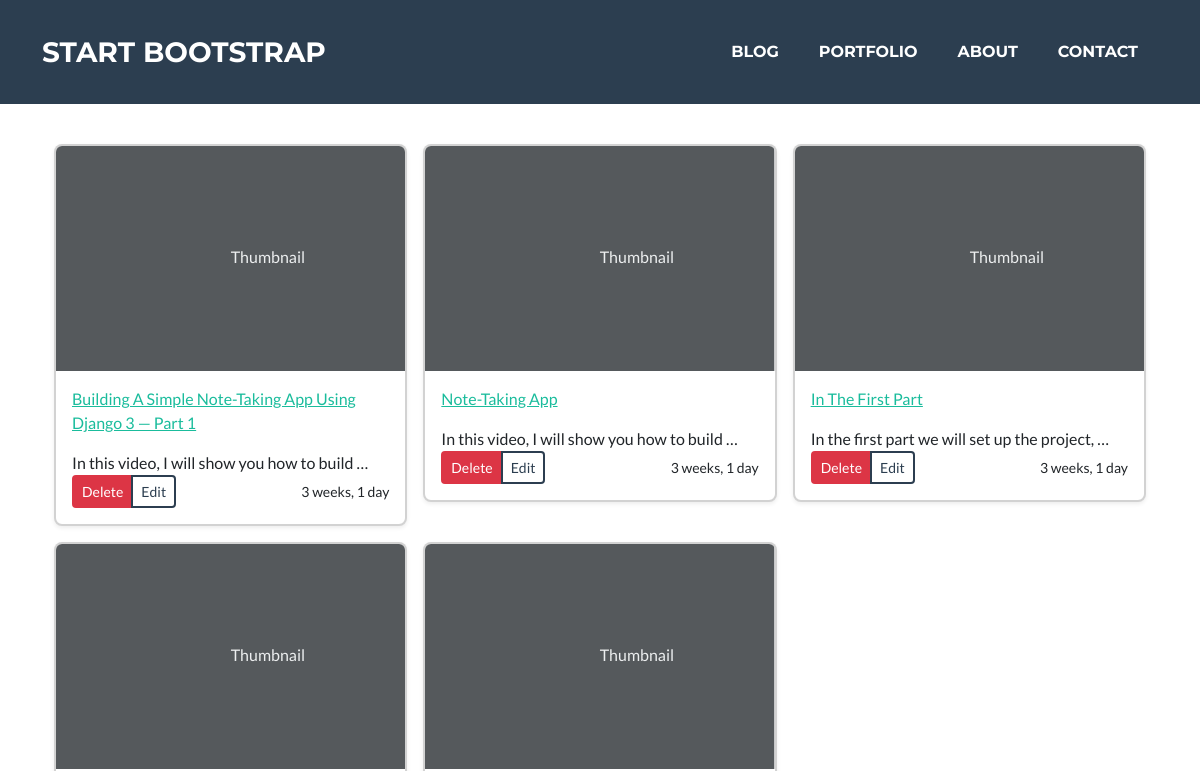
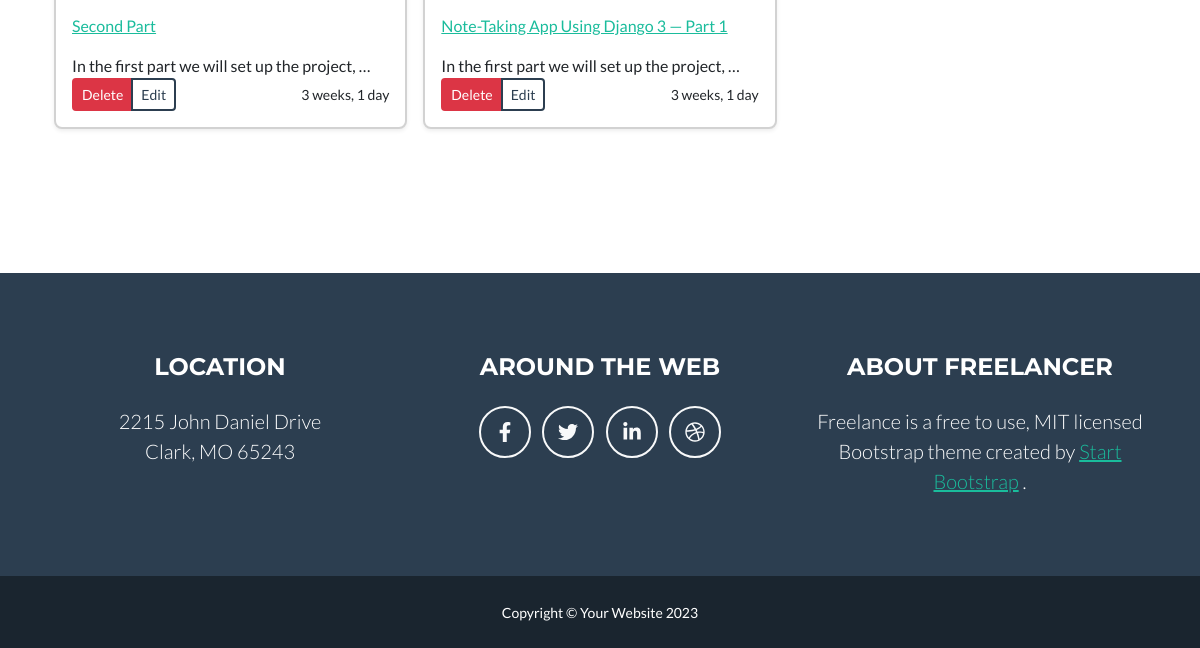
The page /blog/ on the database as committed earlier (2 pictures, top to bottom).
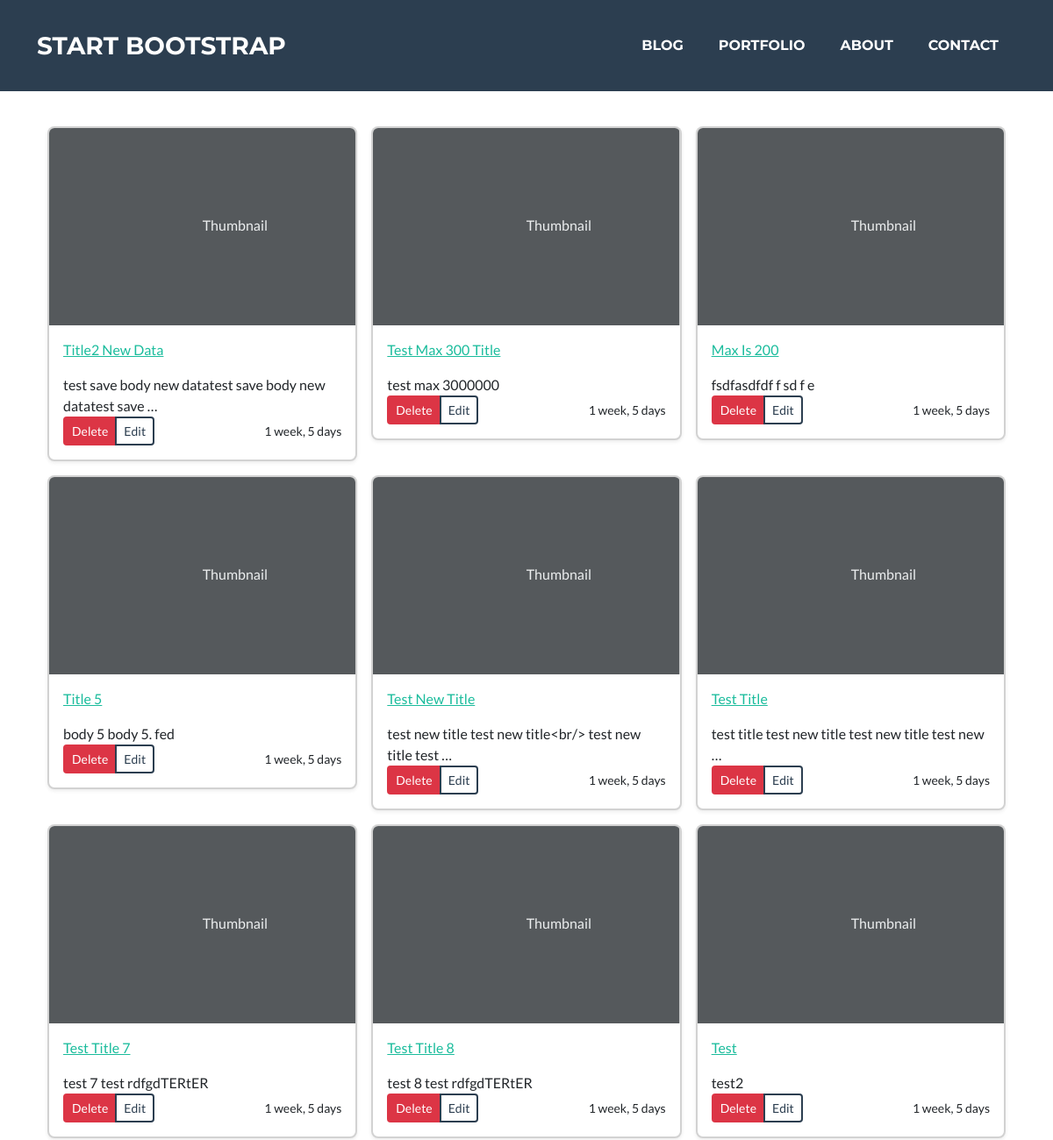
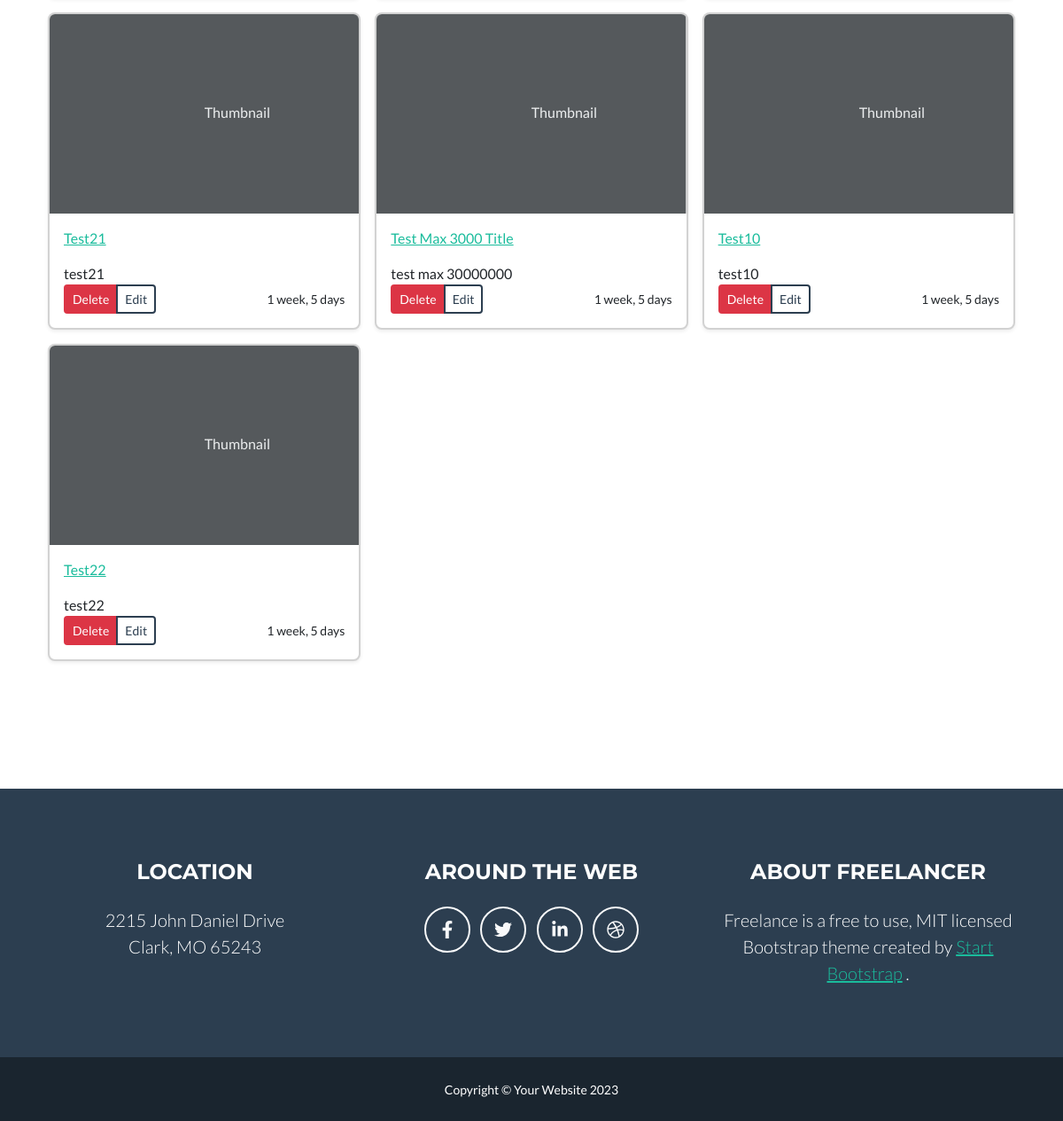
The same page on the database as committed later (2 pictures, top to bottom).
### post/models.py (models this page shows)
class Post(models.Model):
    title = models.CharField(max_length=200)
    body = models.TextField()
    created = models.DateTimeField(default=datetime.now(),)

### post/views.py (the view)
# urls.py: path('', views.blog_page, name="blog"),
def blog_page(request):
    data = Post.objects.all()
    user = 'admin'
    return render(request, 'post/blog.html', {'posts': data,'user': user})

### post/templates/post/blog.html (shortened to what this page needs)
{% extends 'index.html' %}
{% block content %}
  <div class="album py-5 bg-body-tertiary">
    <div class="container">
      <div class="row row-cols-1 row-cols-sm-2 row-cols-md-3 g-3">
        {% for post in posts %}
        <div class="col">
          <div class="card shadow-sm">
            <svg class="bd-placeholder-img card-img-top" width="100%" height="225" xmlns="http://www.w3.org/2000/svg" role="img" aria-label="Placeholder: Thumbnail" preserveAspectRatio="xMidYMid slice" focusable="false"><title>Placeholder</title><rect width="100%" height="100%" fill="#55595c"/><text x="50%" y="50%" fill="#eceeef" dy=".3em">Thumbnail</text></svg>
            <div class="card-body">
              <p class="card-text">
                  <a href="{% url 'post' post.id %}">{{ post.title|title }}</a>
              </p>
                  {{ post.body|truncatewords:10 }}
              <div class="d-flex justify-content-between align-items-center">
                <div class="btn-group">
                {% if user == 'admin' %}
                  <a href="{% url 'deletePost' post.id %}" class="btn btn-sm btn-danger">Delete</a>
                  <a href="{% url 'editPost' post.id %}" class="btn btn-sm btn-outline-secondary">Edit</a>
                {% endif %}
                </div>
                <small class="text-body-secondary">{{ post.created|timesince }}</small>
              </div>
            </div>
          </div>
        </div>
        {% endfor %}
      </div>
    </div>
  </div>
{% endblock %}

Rows that differ between the two databases and show on the page:
removed Post: title "Building A Simple Note-Taking App Using Django 3 — Part 1", body "In this video, I will show you how to build …", created "3 weeks, 1 day"
removed Post: title "Note-Taking App", body "In this video, I will show you how to build …", created "3 weeks, 1 day"
removed Post: title "In The First Part", body "In the first part we will set up the project, …", created "3 weeks, 1 day"
removed Post: title "Second Part", body "In the first part we will set up the project, …", created "3 weeks, 1 day"
removed Post: title "Note-Taking App Using Django 3 — Part 1", body "In the first part we will set up the project, …", created "3 weeks, 1 day"
added Post: title "Title2 New Data", body "test save body new datatest save body new datatest save …", created "1 week, 5 days"
added Post: title "Test Max 300 Title", body "test max 3000000", created "1 week, 5 days"
added Post: title "Max Is 200", body "fsdfasdfdf f sd f e", created "1 week, 5 days"
added Post: title "Title 5", body "body 5 body 5. fed", created "1 week, 5 days"
added Post: title "Test New Title", body "test new title test new title<br/> test new title test …", created "1 week, 5 days"
added Post: title "Test Title", body "test title test new title test new title test new …", created "1 week, 5 days"
added Post: title "Test Title 7", body "test 7 test rdfgdTERtER", created "1 week, 5 days"
added Post: title "Test Title 8", body "test 8 test rdfgdTERtER", created "1 week, 5 days"
added Post: title "Test", body "test2", created "1 week, 5 days"
added Post: title "Test21", body "test21", created "1 week, 5 days"
added Post: title "Test Max 3000 Title", body "test max 30000000", created "1 week, 5 days"
added Post: title "Test10", body "test10", created "1 week, 5 days"
added Post: title "Test22", body "test22", created "1 week, 5 days"
